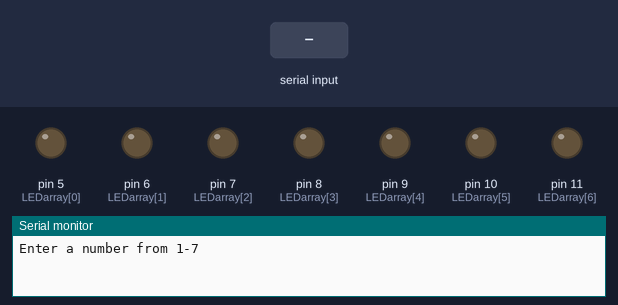
Bench run of a sketch on a simulated Arduino Uno, built with avr-gcc and run on an emulated ATmega328P. On the bench: output pins drawn as LEDs (lit = HIGH), the last lines printed to the serial monitor. The inputs (shaded band) are chosen by the test bench.

Above: at 1.2 s.
1.3 s: "5\n" received over Serial
At 2.06 s:
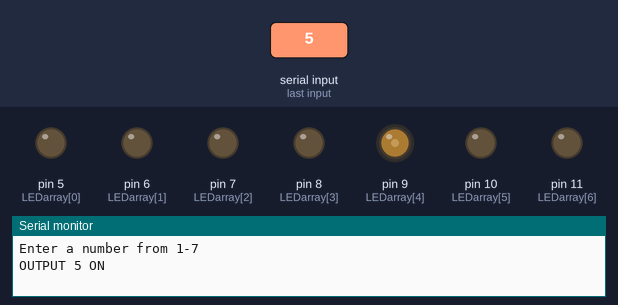
At 4.6 s:
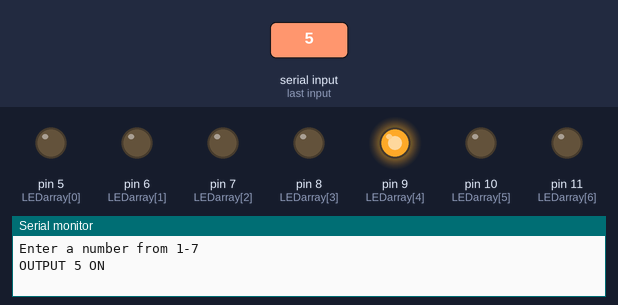
Timing chart, 0 to 8.9 s (numbered marks = the images above; inputs shaded):
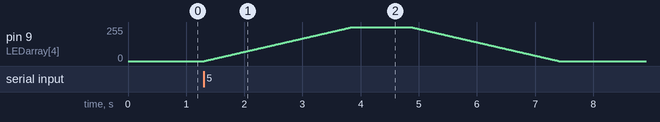

Measured:
- after the input at 1.3 s, pin 9 (LEDarray[4]): rises from 0/255 to 255/255 in 3.5 s, then falls to 0/255 in 2.6 s

The sketch:

Task_7.ino
```cpp
/*
    Create a program that turns on and off individual LEDs
    using the middle 8 LEDs from an LED bar graph using the
    numeric input from the serial monitor. You need to use an
    array to initialise all digital input pins and create a void
    function that prints out which LED (from 1 to 8) is being turned
    on e.g., ‘OUTPUT X ON’, turns up the brightness of the selected
    LED, and then turns down its brightness for an appropriate duration
    of time and prints ‘OUTPUT X OFF’. It is recommended that you use
    the network resistor and LED bar graph for this exercise.
*/

int LEDarray[] = {5, 6, 7, 8, 9, 10, 11, 12}; // Store all LED active pins

int getInput() // Obtain user input
{
    int input;
    do
    {
        input = Serial.parseInt();
    } while (!input);
    return input;
}

void turnOn(int led) // Sequence to on and off LED
{
    // Print out the state of the LED
    Serial.print("OUTPUT ");
    Serial.print(led);
    Serial.println(" ON");

    for (int i = 0; i < 255; i++) // turn on LED slowly
    {
        analogWrite(LEDarray[led - 1], i);
        delay(10); // Delay 10ms for performance
    }

    delay(1000); // Wait 1 second

    for (int i = 255; i >= 0; i--) // Turn off LED slowly
    {
        analogWrite(LEDarray[led - 1], i);
        delay(10); // Delay 10ms for performance
    }

    // Print out the state of the LED
    Serial.print("OUTPUT ");
    Serial.print(led);
    Serial.println(" OFF");
}

void setup()
{
    for (int i = 0; i < 7; i++)
    {
        pinMode(LEDarray[i], OUTPUT); // set all pins to outputs
    }
    Serial.begin(9600); // Initialise serial communication
}

void loop()
{
    Serial.println("Enter a number from 1-7"); // Print message
    int led = getInput();                      // Obtain input from user
    turnOn(led);                               // Turn on appropriate LED
}
```
